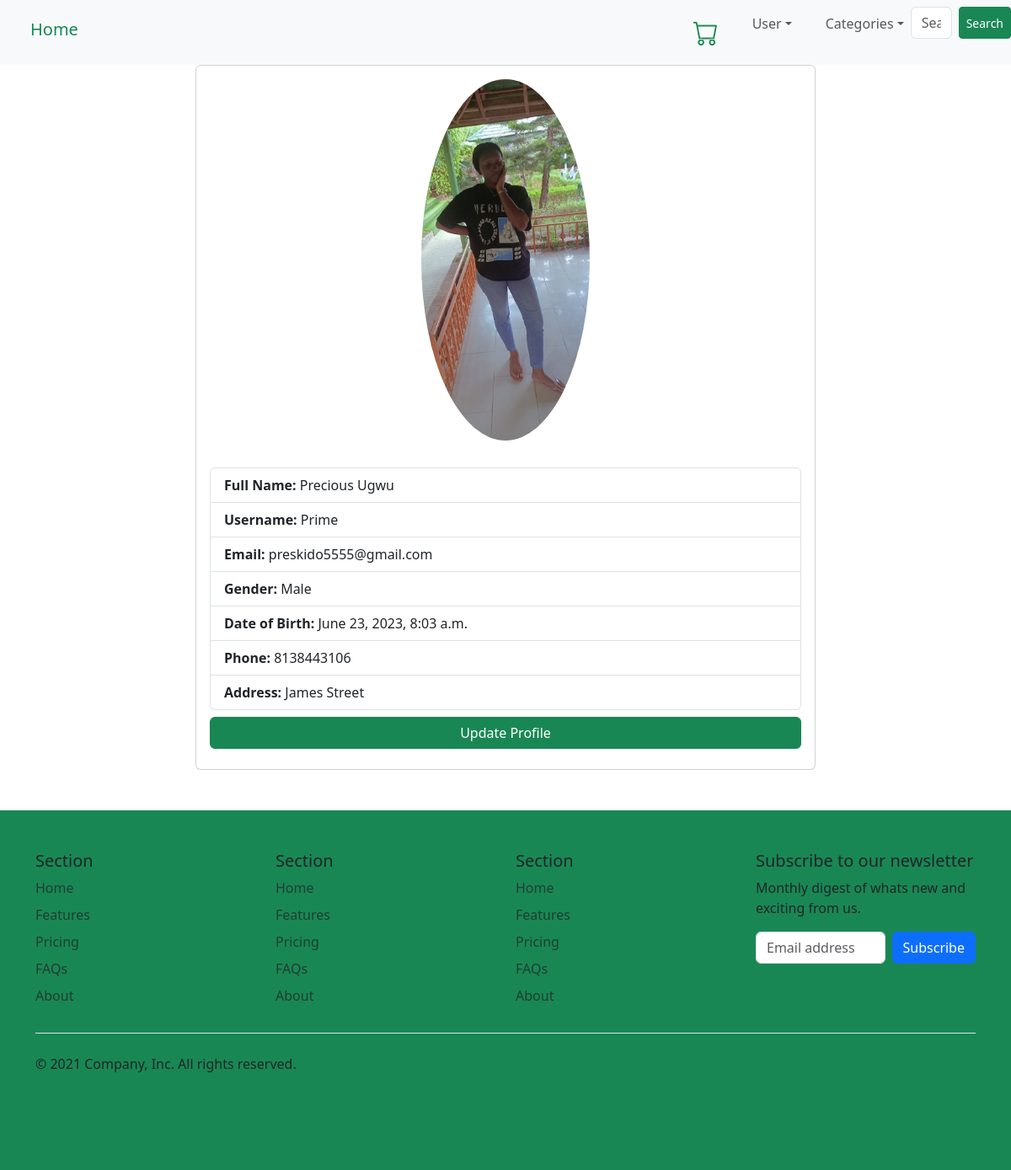
The page /user/dashboard/ (signed in) on the database its author committed.
### users/models.py (models this page shows, shortened)
class Profile(models.Model):
    user = models.OneToOneField(User, on_delete=models.CASCADE , null=True)
    fullname = models.CharField(max_length=50)
    username = models.CharField(max_length=50)
    email = models.EmailField(unique= True)
    Gender = models.CharField(max_length=7, choices=GENDER_CHOICES, default = 'Male')
    dob = models.DateTimeField(auto_now_add= True)
    Phone = models.IntegerField()
    Address = models.TextField()
    profile_picture = models.ImageField(upload_to = 'profile')

### users/views.py (the view)
# urls.py: path('dashboard/', views.dashboard, name='dashboard'),
@login_required(login_url = 'login')
def dashboard(request):
    users = request.user.profile
    context = {
        'users': users
    }
    return render(request, 'users/dashboard.html', context)

### stores/context_proccessors.py (called while the page is built)
def categoryss(request):
    category = Category.objects.all()
    context = {
       'categorys': category
    }
    return context

### templates/users/dashboard.html (shortened to what this page needs)
{% extends "base.html" %}
{% load static %}
{% block contents %}
    <div class="container">
        <div class="row">
            <div class="col-md-8 mx-auto">
                {% if users %}
                <div class="card">
                    {% if users.profile_picture.url %}
                        <div class="mx-auto my-3">
                            <img src="{{users.profile_picture.url}}" alt="" width="200" class = "card-image  rounded-circle">
                        </div>
                    {% else %}
                         <img src="{% static 'images/avatar.png' %}" alt="" class = "card-image ">
                    {% endif %}
                    <div class="card-body">
                        <ul class="list-group">
                            <li class="list-group-item"><strong>Full Name: </strong>{{users.fullname }}</li>
                            <li class="list-group-item"><strong>Username: </strong>{{users.username }}</li>
                            <li class="list-group-item"><strong>Email: </strong>{{users.email }}</li>
                            <li class="list-group-item"><strong>Gender: </strong>{{users.Gender}}</li>
                            <li class="list-group-item"><strong>Date of Birth: </strong>{{users.dob }}</li>
                            <li class="list-group-item"><strong>Phone: </strong>{{users.Phone}}</li>
                            <li class="list-group-item"><strong>Address: </strong>{{users.Address }}</li>
                        </ul>
                        <a href="{% url 'update_profile'%}"><button class="btn btn-success text-center w-100 my-2">Update Profile</button></a>
                    </div>
                </div>
               {% endif %}
            </div>
        </div>
    </div>
{% endblock contents %}

### rows shown on the page
Profile: profile_picture (picture), fullname "Precious Ugwu", username "Prime", email "preskido5555@gmail.com", Gender "Male", dob "June 23, 2023, 8:03 a.m.", Phone "8138443106", Address "James Street"
